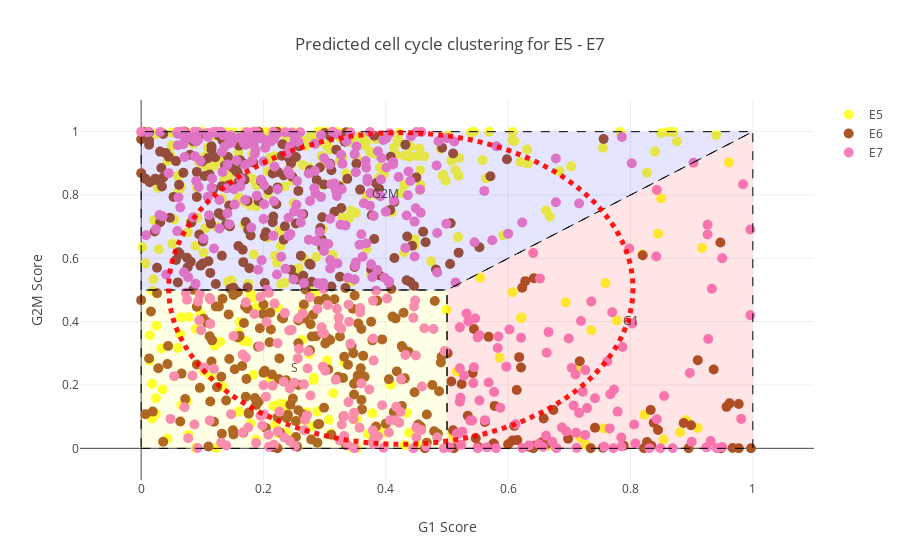

The notebook cell saved with this chart:
### Code cell
data = [e5_trace, e6_trace, e7_trace, lbls]
#

layout = {
    'title': "Predicted cell cycle clustering for E5 - E7",
    'xaxis': {
        'title': "G1 Score",
        'range': [-0.1, 1.1],
    },
    'yaxis': {
        'title': "G2M Score",
        'range': [-0.1, 1.1]
    },
    'shapes': [
        # G1
        {
            'type': 'path',
            'path': ' M 0.5,0 L1,0 L1,1 L0.5,0.5 Z',
            'fillcolor': 'rgba(255,0,0,0.1)',
            'line': {
                'width': 1,
                'dash': 'dash'
            }
        },
        # S
        {
            'type': 'path',
            'path': ' M 0,0 L0.5,0 L0.5,0.5 L0,0.5 Z',
            'fillcolor': 'rgba(255,255,0,0.1)',
            'line': {
                'width': 1,
                'dash': 'dash'
            }
        },
        # G2M
        {
            'type': 'path',
            'path': ' M 0,0.5 L0,1 L1,1 L0.5,0.5 Z',
            'fillcolor': 'rgba(0,0,255,0.1)',
            'line': {
                'width': 1,
                'dash': 'dash'
            }
        },
        {
            'type': 'circle',
            'xref': 'x',
            'yref': 'y',
            'x0': np.percentile(list(e5_g1) + list(e6_g1) + list(e7_g1), 5),
            'y0': np.percentile(list(e5_g2m) + list(e6_g2m) + list(e7_g2m), 5),
            'x1': np.percentile(list(e5_g1) + list(e6_g1) + list(e7_g1), 95),
            'y1': np.percentile(list(e5_g2m) + list(e6_g2m) + list(e7_g2m), 95),
            'opacity': 0.9,
            #'fillcolor': 'black',
            'line': {
                'color': 'red',
                'width': 5,
                'dash': 'dot'
            },
        },
    ]
}
fig = {
    'data': data,
    'layout': layout,
}

iplot(fig)

### Figure 1 — Plotly figure (JSON) as saved in the notebook; plotly's stock layout.template omitted (floating-point values rounded to 4 significant figures; data arrays with more than 128 entries replaced by an {"elided": "..."} marker saying what was removed)
{"data": [{"marker": {"color": "rgb(255,255,51)", "size": 10, "symbol": "circle"}, "mode": "markers+text", "name": "E5", "type": "scatter", "x": {"elided": "353 float values"}, "y": {"elided": "353 float values"}}, {"marker": {"color": "rgb(166,86,40)", "size": 10, "symbol": "circle"}, "mode": "markers+text", "name": "E6", "type": "scatter", "x": {"elided": "415 float values"}, "y": {"elided": "415 float values"}}, {"marker": {"color": "rgb(247,129,191)", "size": 10, "symbol": "circle"}, "mode": "markers+text", "name": "E7", "type": "scatter", "x": {"elided": "466 float values"}, "y": {"elided": "466 float values"}}, {"hoverinfo": "none", "mode": "text", "showlegend": false, "text": ["G1", "G2M", "S"], "type": "scatter", "x": [0.8, 0.4, 0.25], "y": [0.4, 0.8, 0.25]}], "layout": {"shapes": [{"fillcolor": "rgba(255,0,0,0.1)", "line": {"dash": "dash", "width": 1}, "path": " M 0.5,0 L1,0 L1,1 L0.5,0.5 Z", "type": "path"}, {"fillcolor": "rgba(255,255,0,0.1)", "line": {"dash": "dash", "width": 1}, "path": " M 0,0 L0.5,0 L0.5,0.5 L0,0.5 Z", "type": "path"}, {"fillcolor": "rgba(0,0,255,0.1)", "line": {"dash": "dash", "width": 1}, "path": " M 0,0.5 L0,1 L1,1 L0.5,0.5 Z", "type": "path"}, {"line": {"color": "red", "dash": "dot", "width": 5}, "opacity": 0.9, "type": "circle", "x0": 0.045, "x1": 0.804, "xref": "x", "y0": 0.013, "y1": 0.997, "yref": "y"}], "title": "Predicted cell cycle clustering for E5 - E7", "xaxis": {"range": [-0.1, 1.1], "title": "G1 Score"}, "yaxis": {"range": [-0.1, 1.1], "title": "G2M Score"}}}
